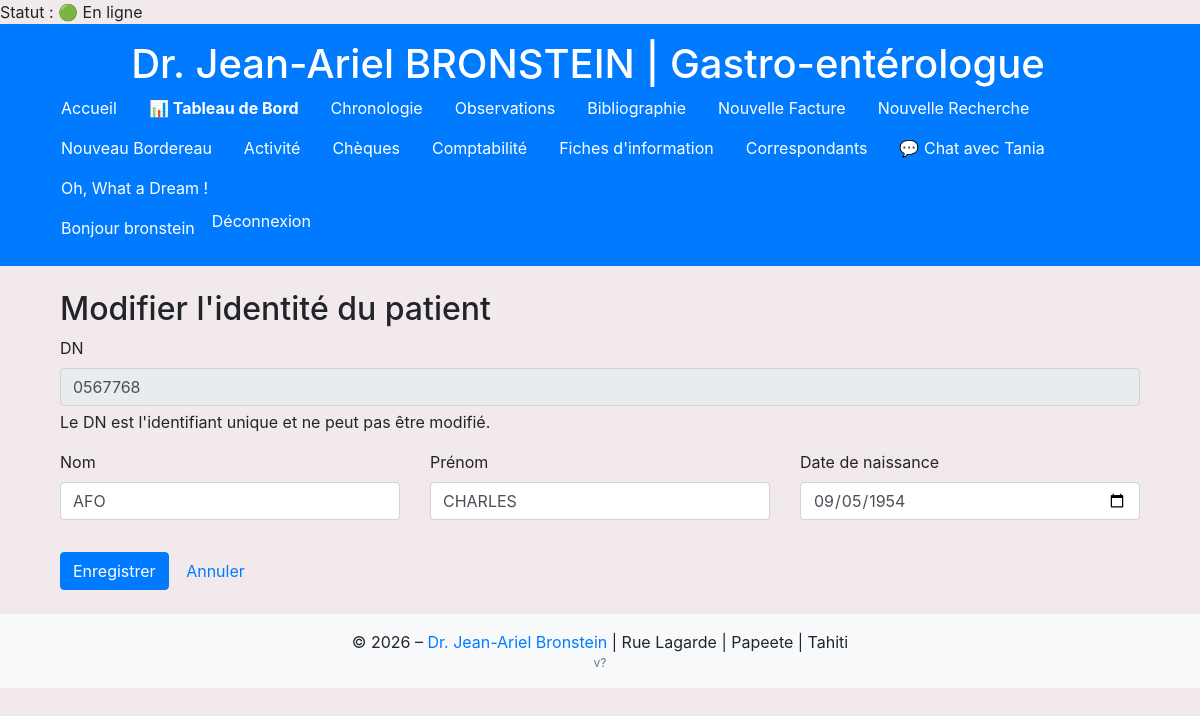
Screenshot of /facturation/patients/0567768/edit/ (signed in) with the database file from the repository.
### comptabilite/models.py (models this page shows, shortened)
class Patient(models.Model):
    dn = models.CharField(max_length=7, unique=True, db_index=True, verbose_name="DN")
    nom = models.CharField(max_length=100, verbose_name="Nom")
    prenom = models.CharField(max_length=100, verbose_name="Prénom")
    date_naissance = models.DateField(null=True, blank=True, verbose_name="Date de naissance")
    created_at = models.DateTimeField(auto_now_add=True)
    updated_at = models.DateTimeField(auto_now=True)
    class Meta:
        ordering = ["nom", "prenom"]
        verbose_name = "Patient"
        verbose_name_plural = "Patients"

### comptabilite/views.py (the view)
# urls.py: path('patients/<str:dn>/edit/', views.patient_update, name='patient_update'),
@login_required
def patient_update(request, dn: str):
    patient = get_object_or_404(Patient, dn=dn)
    form = PatientForm(request.POST or None, instance=patient)
    if form.is_valid():
        form.save()
        return redirect('patients_detail', dn=patient.dn)
    return render(request, 'comptabilite/patient_form.html', {'form': form, 'patient': patient})

### comptabilite/forms.py
class PatientForm(forms.ModelForm):
    class Meta:
        model = Patient
        fields = ['nom', 'prenom', 'date_naissance']  # DN non éditable ici
        widgets = {
            'nom': forms.TextInput(attrs={'class': 'form-control'}),
            'prenom': forms.TextInput(attrs={'class': 'form-control'}),
            'date_naissance': forms.DateInput(format='%Y-%m-%d', attrs={'class': 'form-control', 'type': 'date'}),
        }

### comptabilite/models.py (called while the page is built)
    def is_online(self):
        return timezone.now() - self.last_seen < timezone.timedelta(minutes=5)

### comptabilite/templatetags/user_extras.py (called while the page is built)
@register.simple_tag
def get_user_profile(user):
    if user and user.is_authenticated:
        profile, _ = UserProfile.objects.get_or_create(user=user)
        return profile
    return None

### myproject/context_processors.py (called while the page is built)
def app_version(request):
    return {'APP_VERSION': _get_version()}

### comptabilite/templates/comptabilite/patient_form.html (shortened to what this page needs)
{% extends 'base.html' %}
{% block content %}
<div class="container mt-4">
  <h2>Modifier l'identité du patient</h2>
  <div class="mb-3">
    <label class="form-label">DN</label>
    <input type="text" class="form-control" value="{{ patient.dn }}" readonly>
    <div class="form-text">Le DN est l'identifiant unique et ne peut pas être modifié.</div>
  </div>
  <form method="post" novalidate>
    <div class="row">
      <div class="col-md-4 mb-3">
        <label for="id_nom" class="form-label">Nom</label>
        {{ form.nom }}
      </div>
      <div class="col-md-4 mb-3">
        <label for="id_prenom" class="form-label">Prénom</label>
        {{ form.prenom }}
      </div>
      <div class="col-md-4 mb-3">
        <label for="id_date_naissance" class="form-label">Date de naissance</label>
        {{ form.date_naissance }}
      </div>
    </div>
    <div class="mt-3">
      <button type="submit" class="btn btn-primary">Enregistrer</button>
      <a href="{% url 'patients_detail' patient.dn %}" class="btn btn-link">Annuler</a>
    </div>
  </form>
</div>
{% endblock %}

### templates/base.html (shortened to what this page needs)
{% load static %}
{% load user_extras %}
{% if request.user.is_authenticated %}
  {% get_user_profile request.user as profile %}
  {% if profile %}
    Statut : {% if profile.is_online %}🟢 En ligne{% else %}⚪ Hors ligne{% endif %}
  {% endif %}
{% endif %}
<!DOCTYPE html>
<html lang="fr">
<head>
  <link rel="stylesheet" href="https://stackpath.bootstrapcdn.com/bootstrap/4.5.2/css/bootstrap.min.css">
  <link rel="stylesheet" href="{% static 'css/style.css' %}">
  <link rel="stylesheet" href="https://cdnjs.cloudflare.com/ajax/libs/bootstrap-datepicker/1.9.0/css/bootstrap-datepicker.min.css">
</head>
<body data-user-id="{{ request.user.id|default:'' }}" data-msg-url="{% url 'get_messages' %}" data-chat-template="{% url 'chat_view' 0 %}">
  <header class="bg-primary text-white py-3">
    <div class="container text-center">
      <h1 class="mb-0 mr-4">Dr. Jean-Ariel BRONSTEIN | Gastro-entérologue</h1>
      <nav class="flex-grow-1">
        <ul class="nav">
          <li class="nav-item"><a class="nav-link text-white" href="{% url 'patients_list' %}">Accueil</a></li>
          <li class="nav-item"><a class="nav-link text-white" href="{% url 'dashboard' %}"><strong>📊 Tableau de Bord</strong></a></li>
          <li class="nav-item"><a class="nav-link text-white" href="{% url 'facturation_list' %}">Chronologie</a></li>
          <li class="nav-item"><a class="nav-link text-white" href="{% url 'observations_patient_list' %}">Observations</a></li>
          <li class="nav-item"><a class="nav-link text-white" href="{% url 'bibliographie_list' %}">Bibliographie</a></li>
          <li class="nav-item"><a class="nav-link text-white" href="{% url 'facturation_create' %}">Nouvelle Facture</a></li>
          <li class="nav-item"><a class="nav-link text-white" href="{% url 'facturation_search_list' %}">Nouvelle Recherche</a></li>
          <li class="nav-item"><a class="nav-link text-white" href="{% url 'create_bordereau' %}">Nouveau Bordereau</a></li>
          <li class="nav-item"><a class="nav-link text-white" href="{% url 'activity_list' %}">Activité</a></li>
          <li class="nav-item"><a class="nav-link text-white" href="{% url 'cheque_listing' %}">Chèques</a></li>
          <li class="nav-item"><a class="nav-link text-white" href="{% url 'comptabilite_summary' %}">Comptabilité</a></li>
          <li class="nav-item"><a class="nav-link text-white" href="{% url 'fiches_information' %}">Fiches d'information</a></li>
          <li class="nav-item"><a class="nav-link text-white" href="{% url 'correspondants_list' %}">Correspondants</a></li>
          {% if request.user.username == "bronstein" %}
  <li><a class="nav-link text-white chat-open" href="{% url 'chat_view' 3 %}">💬 Chat avec Tania</a></li>
{% elif request.user.username == "Tania" %}
  <li><a class="nav-link text-white chat-open" href="{% url 'chat_view' 1 %}">💬 Chat avec Taote</a></li>
{% endif %}
          <li class="nav-item">
            <a class="nav-link text-white" href="javascript:void(0)" onclick="ouvrirLienAuHasard()">Oh, What a Dream !</a>
          </li>
        </ul>
      </nav>
      <ul class="nav">
        {% if user.is_authenticated %}
          <li class="nav-item"><span class="nav-link disabled text-white">Bonjour {{ user.get_username }}</span></li>
          <li class="nav-item">
            <form method="post" action="{% url 'logout' %}">
              <button type="submit" class="btn btn-link nav-link text-white p-0">Déconnexion</button>
            </form>
          </li>
        {% else %}
          <li class="nav-item"><a class="nav-link text-white" href="{% url 'login' %}">Connexion</a></li>
        {% endif %}
      </ul>
    </div>
  </header>
  <main class="container my-4">
    {% block content %}{% endblock %}
  </main>
  <footer class="bg-light text-center py-3">
    <div class="container">
      <p class="mb-0">&copy; 2026 – <a href="{% url 'admin:index' %}">Dr. Jean-Ariel Bronstein</a> | Rue Lagarde | Papeete | Tahiti</p>
      <p class="mb-0 text-muted" style="font-size:0.75rem;">{{ APP_VERSION }}</p>
    </div>
  </footer>
</body>
</html>

### templates/base.html (style rules this page uses)
body { background-color: #f1e9ec; }

### rows the page displays
Patient: dn "0567768", nom "AFO", prenom "CHARLES", date_naissance "09/05/1954"

### other values shown
{{ user.get_username }} "bronstein"
{{ APP_VERSION }} "v?"
